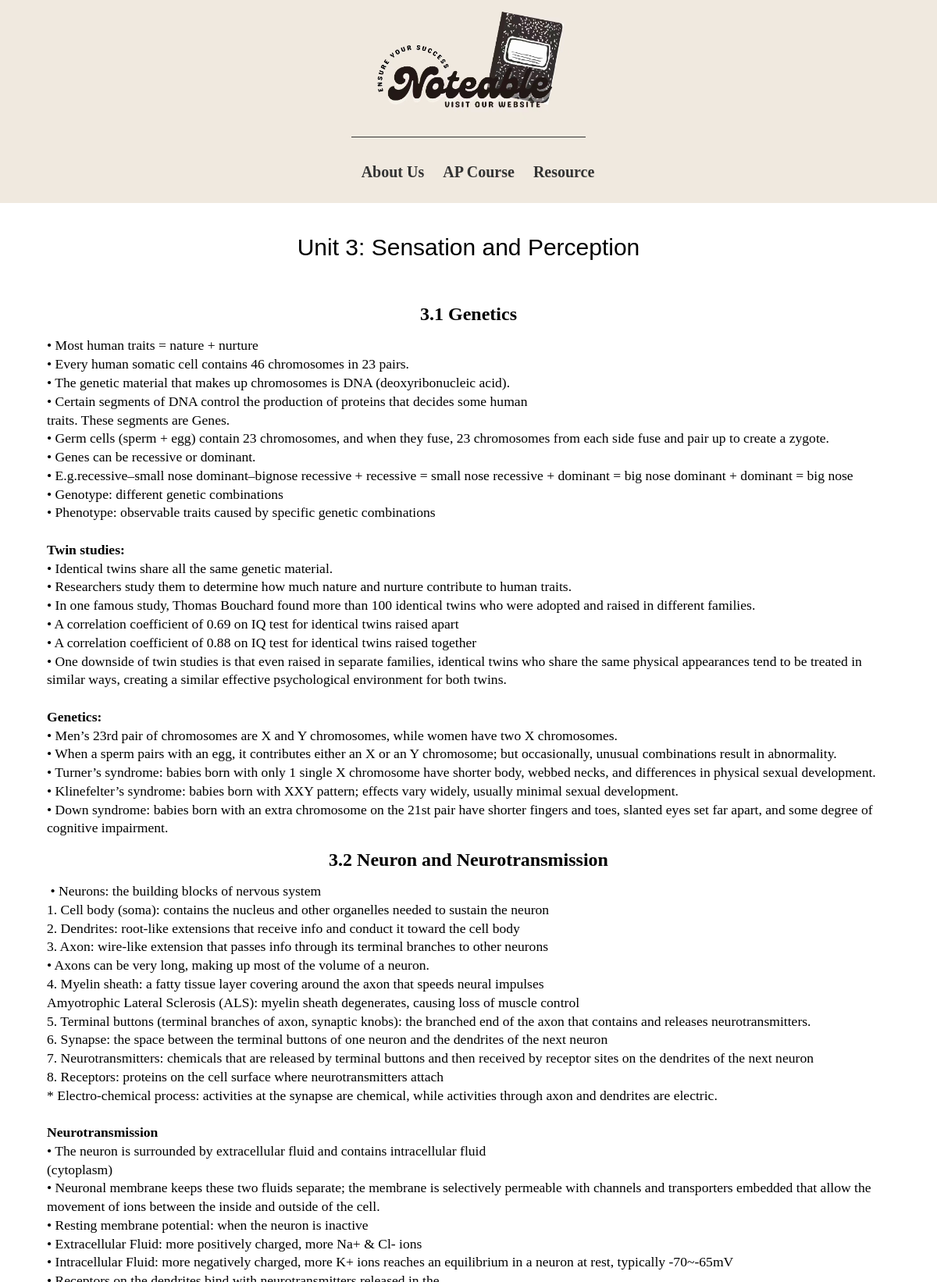
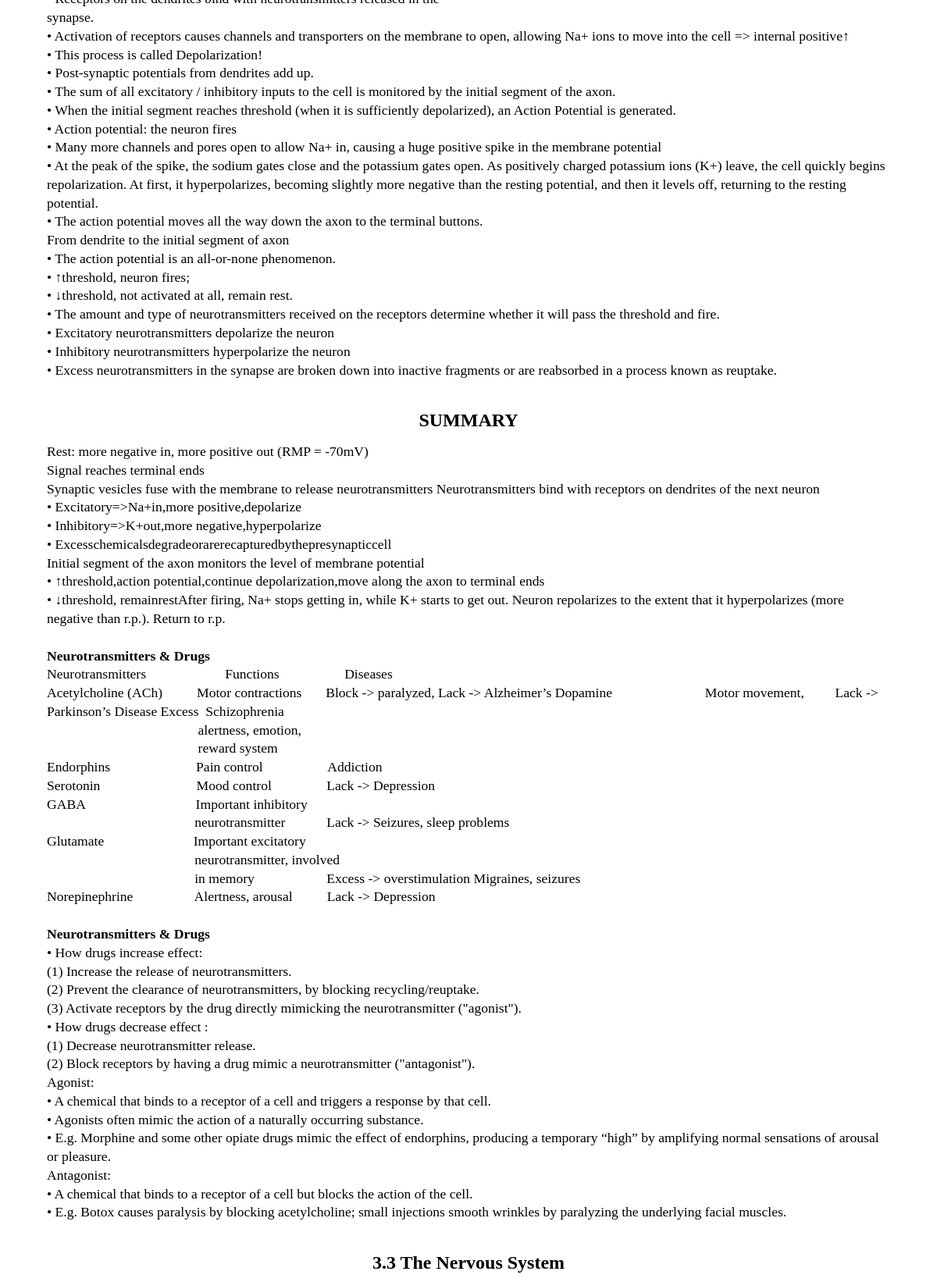
Screenshot of /course/psychology/3 (upper part) with the database file from the repository (2 pictures, top to bottom).
### course/models.py (models this page shows, shortened)
class Psychology(models.Model):
    title = models.CharField(max_length = 50) #chapter title
    intro = models.CharField(max_length = 288,default = "") # breif intorduce of chapter
    notes = RichTextField(null=True) #notes
    """ notes = models.TextField(default="") #notes """

### course/views.py (the view)
# urls.py: path('psychology/<int:id>',views.psychology_notes, name="psychology_notes"),#psychology notes
def psychology_notes(request,id):
    psychology = Psychology.objects.get(id=id)
    dict_psychology = {}
    psychology.notes = markdown.markdown(psychology.notes,
    extension = [
        'markdown.extensison.extra',
        'markdown.extensions.codehilite'
    ])
    dict_psychology['chapter'] = psychology.title
    dict_psychology['notes'] = psychology.notes
    return render(request,'course/psychology_notes.html',dict_psychology)

### templates/course/psychology_notes.html
{% extends 'navigation.html' %}
{% block content %}
<div class="content">
    <div class="title">
        <a href="{% url 'psychology' %}">{{ chapter }}</a>
    </div>
    <div class="notes">
        {{ notes|safe }}
    </div>
</div>
{% endblock %}

### Home/static/Home/css/navigation.css (style rules this page uses)
* { margin: 0; padding: 0; list-style: none; text-decoration: none; }

### Home/static/course/css/course.css (style rules this page uses)
.title { display: flex; justify-content: center; align-items: center; }

### Home/static/course/css/chapter.css (style rules this page uses)
.title { display: flex; justify-content: center; align-items: center; font-size: 2.5vw; font-family:'Lucida Sans Regular', 'Lucida Grande', 'Lucida Sans Unicode', Geneva, Verdana, sans-serif; margin: 20px 0; }
.title a { color: black; }

### Home/static/course/css/notes.css (style rules this page uses)
.content { display: flex; justify-content: center; align-items: center; flex-direction: column; }
.notes { display: flex; justify-content: center; align-items: center; flex-direction: column; margin-top: 20px; width: 1080px; text-align: center; }
.notes p { display: inline-block; vertical-align: middle; text-align: left; font-size: 1.1em; width: 1080px; line-height: 1.35em; }
.notes h2 { margin: 15px 0; }

### rows the page displays
Psychology: title "Unit 3: Sensation and Perception", notes "3.1 Genetics • Most human traits = nature + nurture • Every human somatic cell contains 46 chromosomes in 23 pairs. • The genetic material that makes up chromosomes is DNA (deoxyribonucleic acid). • Certain segments of DNA control the production of proteins that decides some human traits. These segments are Genes. • Germ cells (sperm + egg) contain 23 chromosomes, and when they fuse, 23 chromosomes from each side fuse and pair up to create a zygote. • Genes can be recessive or dominant. • E.g.recessive–small nose dominant–bignose recessive + recessive = small nose recessive + dominant = big nose dominant + dominant = big nose • Genotype: different genetic combinations • Phenotype:…"
